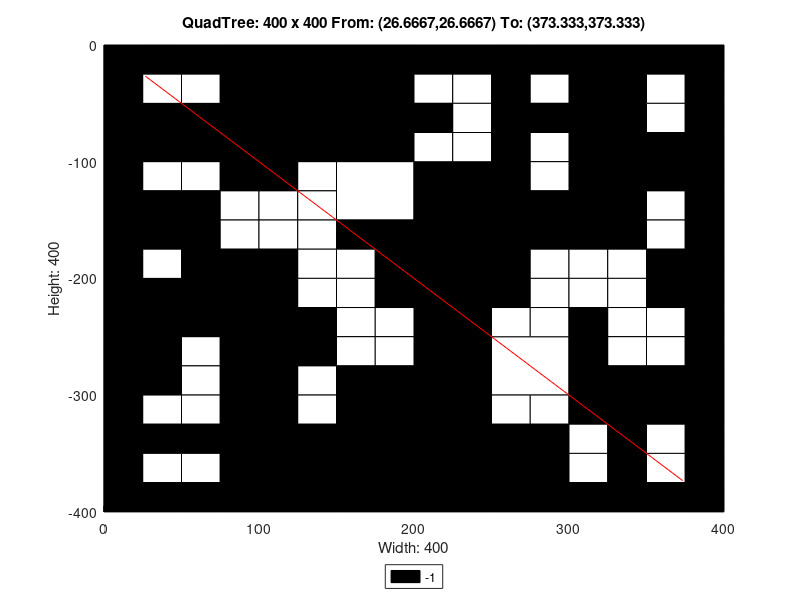

Write MATLAB code to recreate this figure.
axis([0 400 -400 0]);
title('QuadTree: 400 x 400 From: (26.6667,26.6667) To: (373.333,373.333)');
xlabel('Width: 400');
ylabel('Height: 400');
rectangle('Position',[100 -100 100 100], 'FaceColor',[0 0 0]);
rectangle('Position',[0 -100 50 50], 'FaceColor',[0 0 0]);
rectangle('Position',[50 -100 50 50], 'FaceColor',[0 0 0]);
rectangle('Position',[150 -150 50 50], 'FaceColor',[1 1 1]);
rectangle('Position',[300 -50 50 50], 'FaceColor',[0 0 0]);
rectangle('Position',[300 -100 50 50], 'FaceColor',[0 0 0]);
rectangle('Position',[200 -150 50 50], 'FaceColor',[0 0 0]);
rectangle('Position',[200 -200 50 50], 'FaceColor',[0 0 0]);
rectangle('Position',[300 -150 50 50], 'FaceColor',[0 0 0]);
rectangle('Position',[0 -250 50 50], 'FaceColor',[0 0 0]);
rectangle('Position',[50 -250 50 50], 'FaceColor',[0 0 0]);
rectangle('Position',[0 -300 50 50], 'FaceColor',[0 0 0]);
rectangle('Position',[150 -350 50 50], 'FaceColor',[0 0 0]);
rectangle('Position',[100 -400 50 50], 'FaceColor',[0 0 0]);
rectangle('Position',[150 -400 50 50], 'FaceColor',[0 0 0]);
rectangle('Position',[200 -250 50 50], 'FaceColor',[0 0 0]);
rectangle('Position',[200 -300 50 50], 'FaceColor',[0 0 0]);
rectangle('Position',[250 -300 50 50], 'FaceColor',[1 1 1]);
rectangle('Position',[200 -350 50 50], 'FaceColor',[0 0 0]);
rectangle('Position',[200 -400 50 50], 'FaceColor',[0 0 0]);
rectangle('Position',[250 -400 50 50], 'FaceColor',[0 0 0]);
rectangle('Position',[0 -25 25 25], 'FaceColor',[0 0 0]);
rectangle('Position',[25 -25 25 25], 'FaceColor',[0 0 0]);
rectangle('Position',[0 -50 25 25], 'FaceColor',[0 0 0]);
rectangle('Position',[25 -50 25 25], 'FaceColor',[1 1 1]);
rectangle('Position',[50 -25 25 25], 'FaceColor',[0 0 0]);
rectangle('Position',[75 -25 25 25], 'FaceColor',[0 0 0]);
rectangle('Position',[50 -50 25 25], 'FaceColor',[1 1 1]);
rectangle('Position',[75 -50 25 25], 'FaceColor',[0 0 0]);
rectangle('Position',[0 -125 25 25], 'FaceColor',[0 0 0]);
rectangle('Position',[25 -125 25 25], 'FaceColor',[1 1 1]);
rectangle('Position',[0 -150 25 25], 'FaceColor',[0 0 0]);
rectangle('Position',[25 -150 25 25], 'FaceColor',[0 0 0]);
rectangle('Position',[50 -125 25 25], 'FaceColor',[1 1 1]);
rectangle('Position',[75 -125 25 25], 'FaceColor',[0 0 0]);
rectangle('Position',[50 -150 25 25], 'FaceColor',[0 0 0]);
rectangle('Position',[75 -150 25 25], 'FaceColor',[1 1 1]);
rectangle('Position',[0 -175 25 25], 'FaceColor',[0 0 0]);
rectangle('Position',[25 -175 25 25], 'FaceColor',[0 0 0]);
rectangle('Position',[0 -200 25 25], 'FaceColor',[0 0 0]);
rectangle('Position',[25 -200 25 25], 'FaceColor',[1 1 1]);
rectangle('Position',[50 -175 25 25], 'FaceColor',[0 0 0]);
rectangle('Position',[75 -175 25 25], 'FaceColor',[1 1 1]);
rectangle('Position',[50 -200 25 25], 'FaceColor',[0 0 0]);
rectangle('Position',[75 -200 25 25], 'FaceColor',[0 0 0]);
rectangle('Position',[100 -125 25 25], 'FaceColor',[0 0 0]);
rectangle('Position',[125 -125 25 25], 'FaceColor',[1 1 1]);
rectangle('Position',[100 -150 25 25], 'FaceColor',[1 1 1]);
rectangle('Position',[125 -150 25 25], 'FaceColor',[1 1 1]);
rectangle('Position',[100 -175 25 25], 'FaceColor',[1 1 1]);
rectangle('Position',[125 -175 25 25], 'FaceColor',[1 1 1]);
rectangle('Position',[100 -200 25 25], 'FaceColor',[0 0 0]);
rectangle('Position',[125 -200 25 25], 'FaceColor',[1 1 1]);
rectangle('Position',[150 -175 25 25], 'FaceColor',[0 0 0]);
rectangle('Position',[175 -175 25 25], 'FaceColor',[0 0 0]);
rectangle('Position',[150 -200 25 25], 'FaceColor',[1 1 1]);
rectangle('Position',[175 -200 25 25], 'FaceColor',[0 0 0]);
rectangle('Position',[200 -25 25 25], 'FaceColor',[0 0 0]);
rectangle('Position',[225 -25 25 25], 'FaceColor',[0 0 0]);
rectangle('Position',[200 -50 25 25], 'FaceColor',[1 1 1]);
rectangle('Position',[225 -50 25 25], 'FaceColor',[1 1 1]);
rectangle('Position',[250 -25 25 25], 'FaceColor',[0 0 0]);
rectangle('Position',[275 -25 25 25], 'FaceColor',[0 0 0]);
rectangle('Position',[250 -50 25 25], 'FaceColor',[0 0 0]);
rectangle('Position',[275 -50 25 25], 'FaceColor',[1 1 1]);
rectangle('Position',[200 -75 25 25], 'FaceColor',[0 0 0]);
rectangle('Position',[225 -75 25 25], 'FaceColor',[1 1 1]);
rectangle('Position',[200 -100 25 25], 'FaceColor',[1 1 1]);
rectangle('Position',[225 -100 25 25], 'FaceColor',[1 1 1]);
rectangle('Position',[250 -75 25 25], 'FaceColor',[0 0 0]);
rectangle('Position',[275 -75 25 25], 'FaceColor',[0 0 0]);
rectangle('Position',[250 -100 25 25], 'FaceColor',[0 0 0]);
rectangle('Position',[275 -100 25 25], 'FaceColor',[1 1 1]);
rectangle('Position',[350 -25 25 25], 'FaceColor',[0 0 0]);
rectangle('Position',[375 -25 25 25], 'FaceColor',[0 0 0]);
rectangle('Position',[350 -50 25 25], 'FaceColor',[1 1 1]);
rectangle('Position',[375 -50 25 25], 'FaceColor',[0 0 0]);
rectangle('Position',[350 -75 25 25], 'FaceColor',[1 1 1]);
rectangle('Position',[375 -75 25 25], 'FaceColor',[0 0 0]);
rectangle('Position',[350 -100 25 25], 'FaceColor',[0 0 0]);
rectangle('Position',[375 -100 25 25], 'FaceColor',[0 0 0]);
rectangle('Position',[250 -125 25 25], 'FaceColor',[0 0 0]);
rectangle('Position',[275 -125 25 25], 'FaceColor',[1 1 1]);
rectangle('Position',[250 -150 25 25], 'FaceColor',[0 0 0]);
rectangle('Position',[275 -150 25 25], 'FaceColor',[0 0 0]);
rectangle('Position',[250 -175 25 25], 'FaceColor',[0 0 0]);
rectangle('Position',[275 -175 25 25], 'FaceColor',[0 0 0]);
rectangle('Position',[250 -200 25 25], 'FaceColor',[0 0 0]);
rectangle('Position',[275 -200 25 25], 'FaceColor',[1 1 1]);
rectangle('Position',[350 -125 25 25], 'FaceColor',[0 0 0]);
rectangle('Position',[375 -125 25 25], 'FaceColor',[0 0 0]);
rectangle('Position',[350 -150 25 25], 'FaceColor',[1 1 1]);
rectangle('Position',[375 -150 25 25], 'FaceColor',[0 0 0]);
rectangle('Position',[300 -175 25 25], 'FaceColor',[0 0 0]);
rectangle('Position',[325 -175 25 25], 'FaceColor',[0 0 0]);
rectangle('Position',[300 -200 25 25], 'FaceColor',[1 1 1]);
rectangle('Position',[325 -200 25 25], 'FaceColor',[1 1 1]);
rectangle('Position',[350 -175 25 25], 'FaceColor',[1 1 1]);
rectangle('Position',[375 -175 25 25], 'FaceColor',[0 0 0]);
rectangle('Position',[350 -200 25 25], 'FaceColor',[0 0 0]);
rectangle('Position',[375 -200 25 25], 'FaceColor',[0 0 0]);
rectangle('Position',[50 -275 25 25], 'FaceColor',[1 1 1]);
rectangle('Position',[75 -275 25 25], 'FaceColor',[0 0 0]);
rectangle('Position',[50 -300 25 25], 'FaceColor',[1 1 1]);
rectangle('Position',[75 -300 25 25], 'FaceColor',[0 0 0]);
rectangle('Position',[100 -225 25 25], 'FaceColor',[0 0 0]);
rectangle('Position',[125 -225 25 25], 'FaceColor',[1 1 1]);
rectangle('Position',[100 -250 25 25], 'FaceColor',[0 0 0]);
rectangle('Position',[125 -250 25 25], 'FaceColor',[0 0 0]);
rectangle('Position',[150 -225 25 25], 'FaceColor',[1 1 1]);
rectangle('Position',[175 -225 25 25], 'FaceColor',[0 0 0]);
rectangle('Position',[150 -250 25 25], 'FaceColor',[1 1 1]);
rectangle('Position',[175 -250 25 25], 'FaceColor',[1 1 1]);
rectangle('Position',[100 -275 25 25], 'FaceColor',[0 0 0]);
rectangle('Position',[125 -275 25 25], 'FaceColor',[0 0 0]);
rectangle('Position',[100 -300 25 25], 'FaceColor',[0 0 0]);
rectangle('Position',[125 -300 25 25], 'FaceColor',[1 1 1]);
rectangle('Position',[150 -275 25 25], 'FaceColor',[1 1 1]);
rectangle('Position',[175 -275 25 25], 'FaceColor',[1 1 1]);
rectangle('Position',[150 -300 25 25], 'FaceColor',[0 0 0]);
rectangle('Position',[175 -300 25 25], 'FaceColor',[0 0 0]);
rectangle('Position',[0 -325 25 25], 'FaceColor',[0 0 0]);
rectangle('Position',[25 -325 25 25], 'FaceColor',[1 1 1]);
rectangle('Position',[0 -350 25 25], 'FaceColor',[0 0 0]);
rectangle('Position',[25 -350 25 25], 'FaceColor',[0 0 0]);
rectangle('Position',[50 -325 25 25], 'FaceColor',[1 1 1]);
rectangle('Position',[75 -325 25 25], 'FaceColor',[0 0 0]);
rectangle('Position',[50 -350 25 25], 'FaceColor',[0 0 0]);
rectangle('Position',[75 -350 25 25], 'FaceColor',[0 0 0]);
rectangle('Position',[0 -375 25 25], 'FaceColor',[0 0 0]);
rectangle('Position',[25 -375 25 25], 'FaceColor',[1 1 1]);
rectangle('Position',[0 -400 25 25], 'FaceColor',[0 0 0]);
rectangle('Position',[25 -400 25 25], 'FaceColor',[0 0 0]);
rectangle('Position',[50 -375 25 25], 'FaceColor',[1 1 1]);
rectangle('Position',[75 -375 25 25], 'FaceColor',[0 0 0]);
rectangle('Position',[50 -400 25 25], 'FaceColor',[0 0 0]);
rectangle('Position',[75 -400 25 25], 'FaceColor',[0 0 0]);
rectangle('Position',[100 -325 25 25], 'FaceColor',[0 0 0]);
rectangle('Position',[125 -325 25 25], 'FaceColor',[1 1 1]);
rectangle('Position',[100 -350 25 25], 'FaceColor',[0 0 0]);
rectangle('Position',[125 -350 25 25], 'FaceColor',[0 0 0]);
rectangle('Position',[250 -225 25 25], 'FaceColor',[0 0 0]);
rectangle('Position',[275 -225 25 25], 'FaceColor',[1 1 1]);
rectangle('Position',[250 -250 25 25], 'FaceColor',[1 1 1]);
rectangle('Position',[275 -250 25 25], 'FaceColor',[1 1 1]);
rectangle('Position',[300 -225 25 25], 'FaceColor',[1 1 1]);
rectangle('Position',[325 -225 25 25], 'FaceColor',[1 1 1]);
rectangle('Position',[300 -250 25 25], 'FaceColor',[0 0 0]);
rectangle('Position',[325 -250 25 25], 'FaceColor',[1 1 1]);
rectangle('Position',[350 -225 25 25], 'FaceColor',[0 0 0]);
rectangle('Position',[375 -225 25 25], 'FaceColor',[0 0 0]);
rectangle('Position',[350 -250 25 25], 'FaceColor',[1 1 1]);
rectangle('Position',[375 -250 25 25], 'FaceColor',[0 0 0]);
rectangle('Position',[300 -275 25 25], 'FaceColor',[0 0 0]);
rectangle('Position',[325 -275 25 25], 'FaceColor',[1 1 1]);
rectangle('Position',[300 -300 25 25], 'FaceColor',[0 0 0]);
rectangle('Position',[325 -300 25 25], 'FaceColor',[0 0 0]);
rectangle('Position',[350 -275 25 25], 'FaceColor',[1 1 1]);
rectangle('Position',[375 -275 25 25], 'FaceColor',[0 0 0]);
rectangle('Position',[350 -300 25 25], 'FaceColor',[0 0 0]);
rectangle('Position',[375 -300 25 25], 'FaceColor',[0 0 0]);
rectangle('Position',[250 -325 25 25], 'FaceColor',[1 1 1]);
rectangle('Position',[275 -325 25 25], 'FaceColor',[1 1 1]);
rectangle('Position',[250 -350 25 25], 'FaceColor',[0 0 0]);
rectangle('Position',[275 -350 25 25], 'FaceColor',[0 0 0]);
rectangle('Position',[300 -325 25 25], 'FaceColor',[0 0 0]);
rectangle('Position',[325 -325 25 25], 'FaceColor',[0 0 0]);
rectangle('Position',[300 -350 25 25], 'FaceColor',[1 1 1]);
rectangle('Position',[325 -350 25 25], 'FaceColor',[0 0 0]);
rectangle('Position',[350 -325 25 25], 'FaceColor',[0 0 0]);
rectangle('Position',[375 -325 25 25], 'FaceColor',[0 0 0]);
rectangle('Position',[350 -350 25 25], 'FaceColor',[1 1 1]);
rectangle('Position',[375 -350 25 25], 'FaceColor',[0 0 0]);
rectangle('Position',[300 -375 25 25], 'FaceColor',[1 1 1]);
rectangle('Position',[325 -375 25 25], 'FaceColor',[0 0 0]);
rectangle('Position',[300 -400 25 25], 'FaceColor',[0 0 0]);
rectangle('Position',[325 -400 25 25], 'FaceColor',[0 0 0]);
rectangle('Position',[350 -375 25 25], 'FaceColor',[1 1 1]);
rectangle('Position',[375 -375 25 25], 'FaceColor',[0 0 0]);
rectangle('Position',[350 -400 25 25], 'FaceColor',[0 0 0]);
rectangle('Position',[375 -400 25 25], 'FaceColor',[0 0 0]);
X=[373.333,26.6667];
Y=[-373.333,-26.6667];
hold on;
plot(X,Y,'r');
legend('-1','Location','southoutside');
